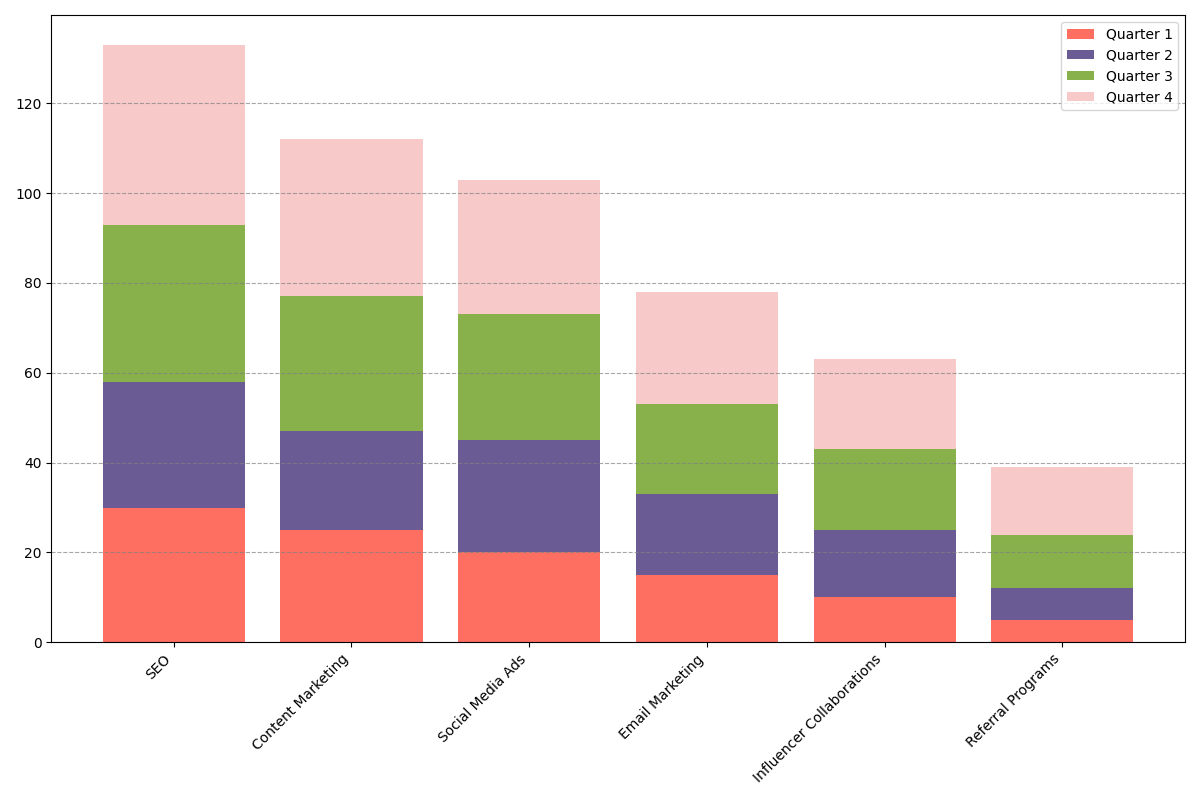

Source code (Python):
import matplotlib.pyplot as plt
import numpy as np

marketing_strategies = ['SEO', 'Content Marketing', 'Social Media Ads', 'Email Marketing', 'Influencer Collaborations', 'Referral Programs']
quarter1 = [30, 25, 20, 15, 10, 5]
quarter2 = [28, 22, 25, 18, 15, 7]
quarter3 = [35, 30, 28, 20, 18, 12]
quarter4 = [40, 35, 30, 25, 20, 15]

quarters = np.array([quarter1, quarter2, quarter3, quarter4])
new_colors = ['#FF6F61', '#6B5B95', '#88B04B', '#F7CAC9']

fig, ax = plt.subplots(figsize=(12, 8))

x_indices = np.arange(len(marketing_strategies))
accumulated_heights = np.zeros(len(marketing_strategies))

for i, quarter_data in enumerate(quarters):
    ax.bar(x_indices, quarter_data, bottom=accumulated_heights, color=new_colors[i], label=f'Quarter {i+1}')
    accumulated_heights += quarter_data

ax.set_xticks(x_indices)
ax.set_xticklabels(marketing_strategies)

ax.yaxis.grid(True, linestyle='--', alpha=0.7, color='gray')

plt.xticks(rotation=45, ha='right')
plt.legend()
plt.tight_layout()
plt.show()
